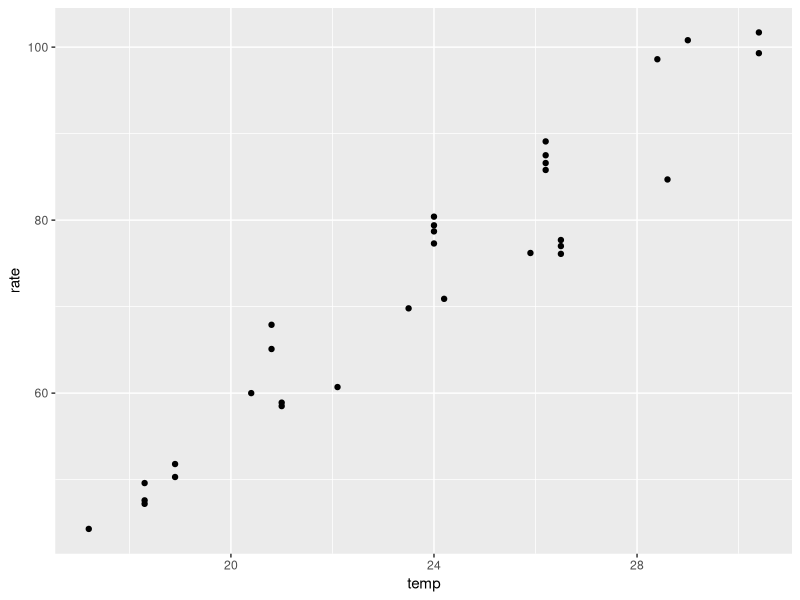
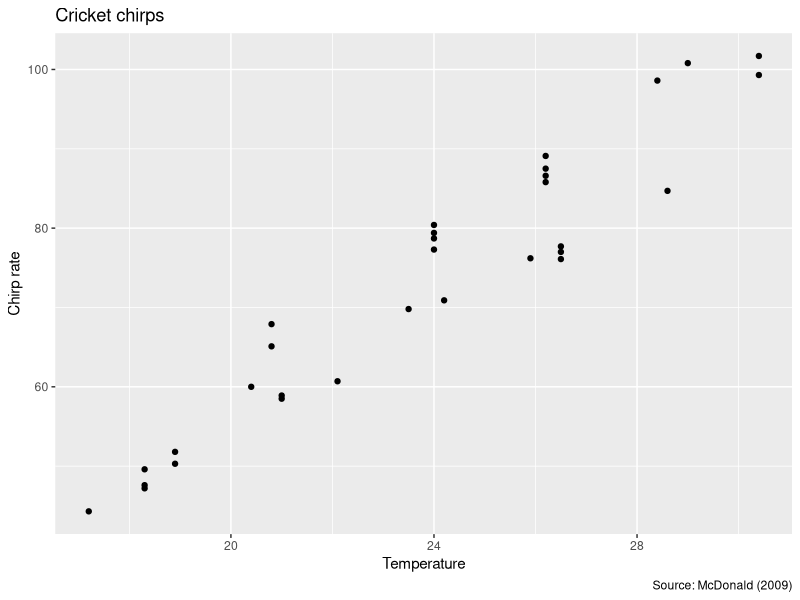
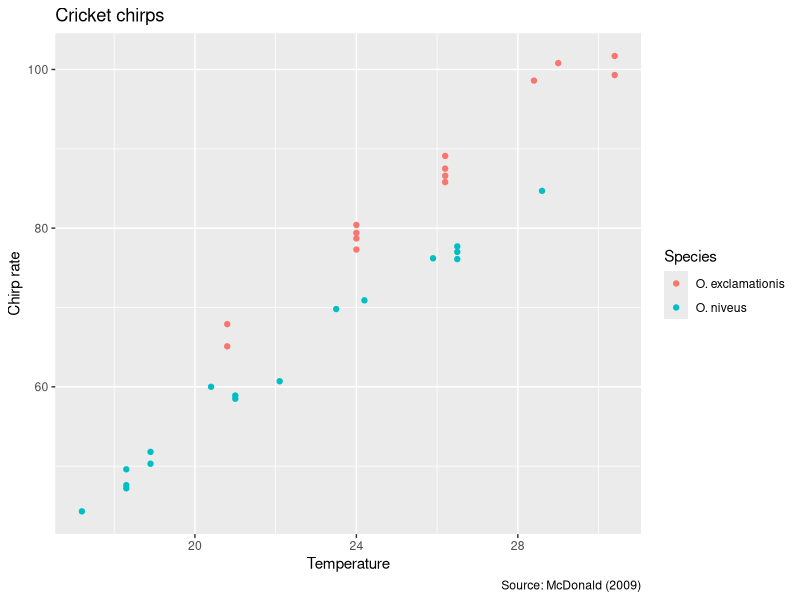
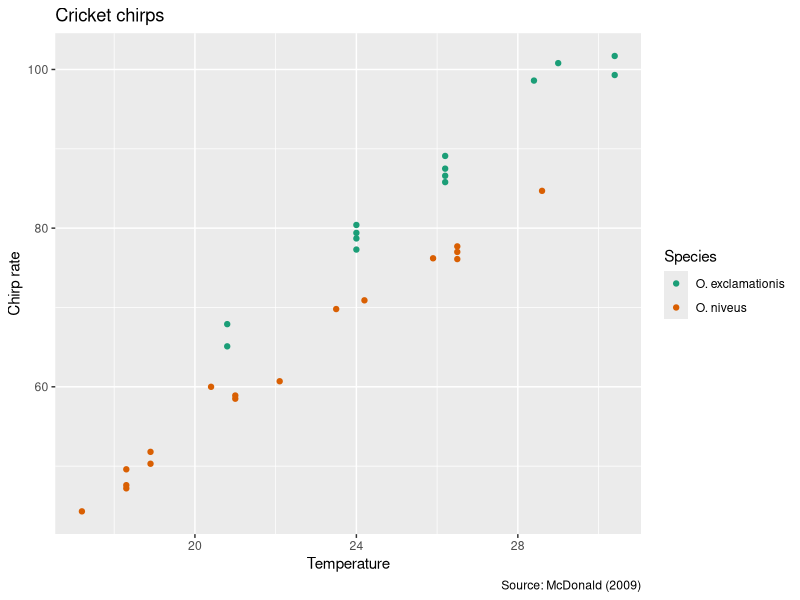
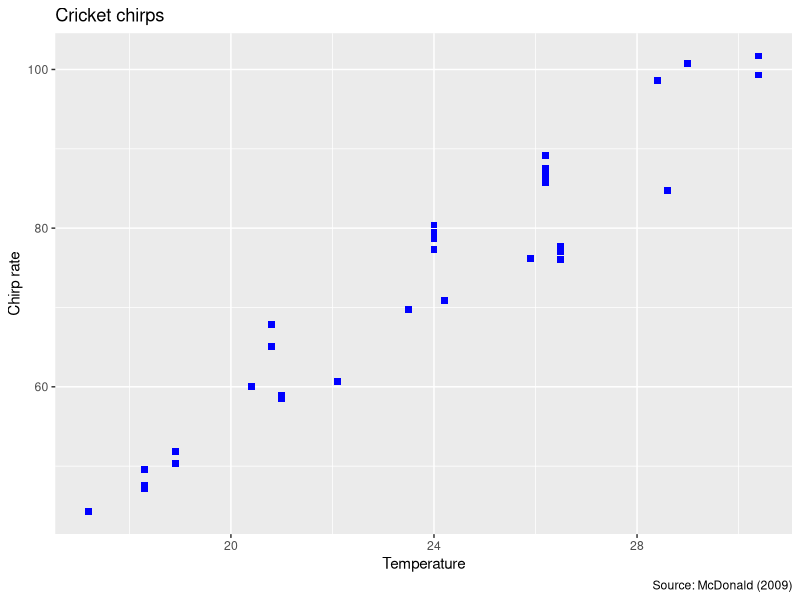
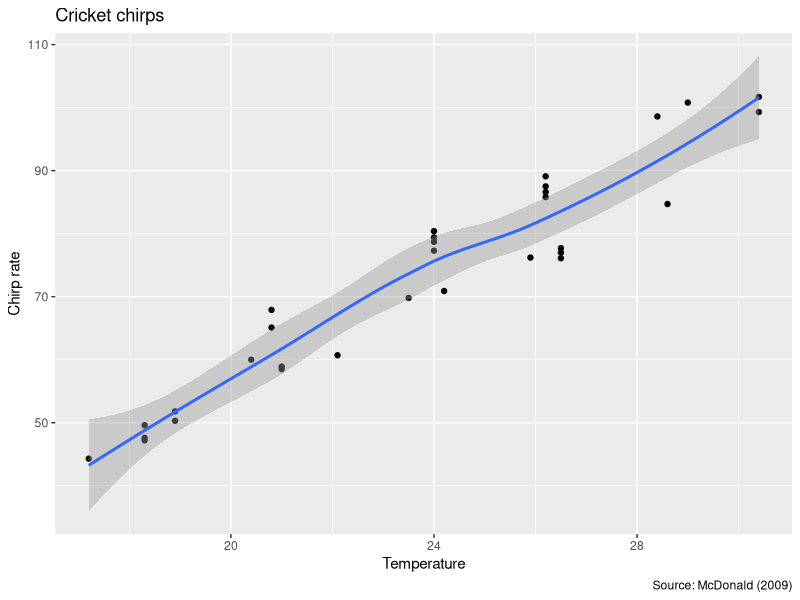
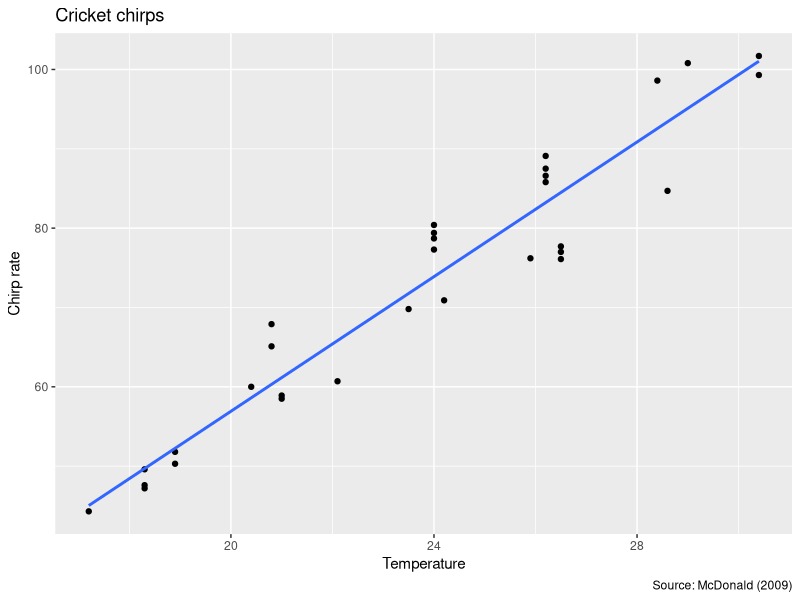
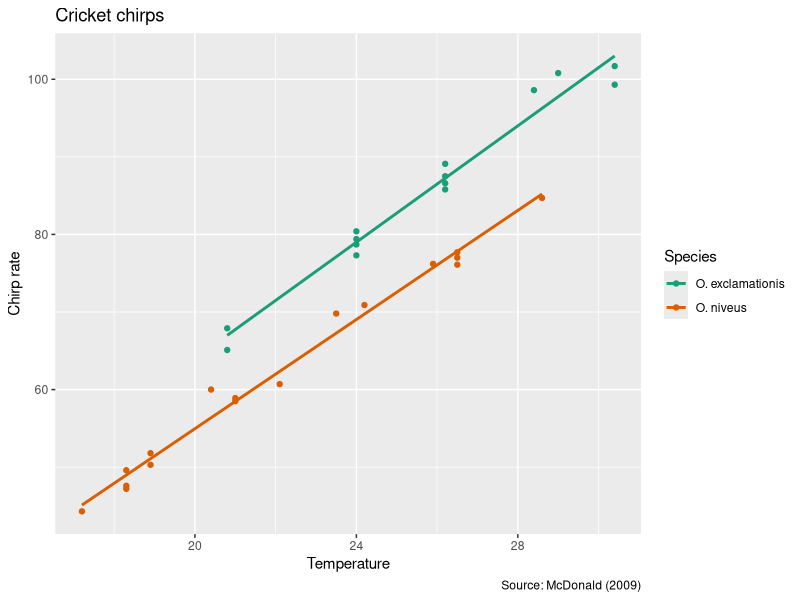

The R script that drew these images, in order: (Note: this script raises an error after producing the figures.)
library(tidyverse)
library(modeldata)
?ggplot

install.packages("modeldata")

?crickets
data(crickets)

# Load required libraries
library(modeldata)
library(dplyr)

# Load the cricket dataset
data("crickets")

# View the structure of the dataset
str(crickets)

# Summary statistics
summary(crickets)

# View the first few rows of the dataset
head(crickets)

# Check for missing values
anyNA(crickets)

# Remove rows with missing values
cricket_clean <- na.omit(crickets)

# Convert character columns to factors (if needed)
cricket_clean$species <- as.factor(cricket_clean$species)

table(cricket_clean$species)

# Filter rows based on a condition (example: temperature above 70)
cricket_filtered <- filter(cricket_clean, temp > 70)

# Calculate average rate per species
avg_rate_per_species <- cricket_clean %>%
  group_by(species) %>%
  summarize(avg_rate = mean(rate))

# Reshape data from wide to long format
library(tidyr)
cricket_long <- pivot_longer(cricket_clean, cols = c(rate, temp))

# View the modified dataset
head(cricket_filtered)
head(avg_rate_per_species)
head(cricket_long)





# The basics
# Creating a chart for temp and rate
#geom_point known as scatter plot is good for two quantitative variable
ggplot(crickets, aes(x = temp, 
                     y = rate)) + 
  geom_point() 
  
  
# To label the chart
ggplot(crickets, aes(x = temp, 
                     y = rate)) + 
  geom_point() +
  labs(x = "Temperature",
       y = "Chirp rate",
       title = "Cricket chirps",
       caption = "Source: McDonald (2009)")

# To change the color of the charts based on the different species, you add color = species
ggplot(crickets, aes(x = temp, 
                     y = rate,
                     color = species)) + 
  geom_point() +
  labs(x = "Temperature",
       y = "Chirp rate",
       color = "Species",
       title = "Cricket chirps",
       caption = "Source: McDonald (2009)")

# T o get a darker shade of the color using scale_color_brewer
ggplot(crickets, aes(x = temp, 
                     y = rate,
                     color = species)) + 
  geom_point() +
  labs(x = "Temperature",
       y = "Chirp rate",
       color = "Species",
       title = "Cricket chirps",
       caption = "Source: McDonald (2009)") +
       scale_color_brewer(palette = "Dark2")


# Modifiying basic properties of the plot
ggplot(crickets, aes(x = temp, 
                     y = rate)) + 
  geom_point(color = "blue",
             size = 2,
             shape = "square") +
  labs(x = "Temperature",
       y = "Chirp rate",
       title = "Cricket chirps",
       caption = "Source: McDonald (2009)")

# Learn more about the options for the geom_abline()
# with ?geom_point

# Adding another layer

ggplot(crickets, aes(x = temp, 
                     y = rate)) + 
  geom_point() +
  geom_smooth() +
  labs(x = "Temperature",
       y = "Chirp rate",
       title = "Cricket chirps",
       caption = "Source: McDonald (2009)")

# to modify the geom_smooth
ggplot(crickets, aes(x = temp, 
                     y = rate)) + 
  geom_point() +
  geom_smooth(method = "lm", # to make the line linear
              se = FALSE) + # se = false takes away the shadow from the line
  labs(x = "Temperature",
       y = "Chirp rate",
       title = "Cricket chirps",
       caption = "Source: McDonald (2009)")

ggplot(crickets, aes(x = temp, 
                     y = rate,
                     color = species)) + 
  geom_point() +
  geom_smooth(method = "lm",
              se = FALSE) +
  labs(x = "Temperature",
       y = "Chirp rate",
       color = "Species",
       title = "Cricket chirps",
       caption = "Source: McDonald (2009)") +
  scale_color_brewer(palette = "Dark2") # to make the colors darker

# Other plots

ggplot(crickets, aes(x = rate)) + 
  geom_histogram(bins = 15) # one quantitative variable

ggplot(crickets, aes(x = rate)) + 
  geom_freqpoly(bins = 15)

ggplot(crickets, aes(x = species)) + # one categorical variable
  geom_bar()

ggplot(crickets, aes(x = species)) + 
  geom_bar (color = "black",
fill = "lightblue")


ggplot(crickets, aes(x = species, 
                     fill = species)) + 
  geom_bar(show.legend = FALSE) +
  scale_fill_brewer(palette = "Dark2")

# geom_boxplot is good for one categorical and one quantitative variables
# boxplot is a visual representation of your 5 number summary; minimum - the line below
# 1st quartile, the 2nd quartile which is the medium (the line in-between ), the 3rd quartile and the max - the line above

ggplot(crickets, aes(x = species, 
                     y = rate,
                     color = species)) + 
  geom_boxplot(show.legend = FALSE) +
  scale_color_brewer(palette = "Dark2") +
  theme_minimal()

# theme_minimal,classic,bw,light etc
?theme_minimal()
#to remove the gray background in the chart using theme minimal
ggplot(crickets, aes(x = species, 
                     y = rate,
                     color = species)) + 
  geom_boxplot(show.legend = FALSE) +
  scale_color_brewer(palette = "Dark2") +
  theme_minimal()




# faceting

# not great:
ggplot(crickets, aes(x = rate, 
                     fill = species)) + 
  geom_histogram(bins = 15) +
  scale_fill_brewer(palette = "Dark2")

ggplot(crickets, aes(x = rate,
                     fill = species)) + 
  geom_histogram(bins = 15,
                 show.legend = FALSE) + 
  facet_wrap(~species) +
  scale_fill_brewer(palette = "Dark2")
?facet_wrap

ggplot(crickets, aes(x = rate,
                     fill = species)) + 
  geom_histogram(bins = 15,
                 show.legend = FALSE) + 
  facet_wrap(~species,
             ncol = 1) +
  scale_fill_brewer(palette = "Dark2") + 
  theme_minimal()
